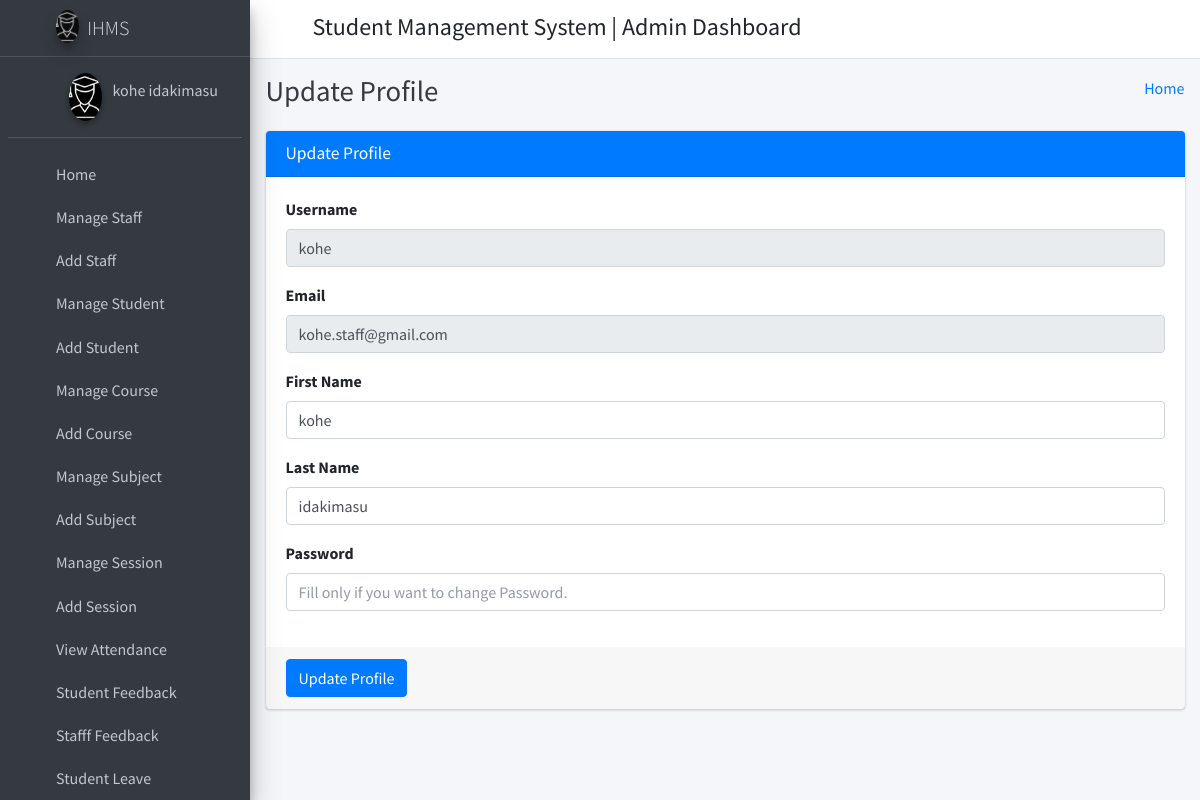
/admin_profile/ (signed in), run on the app's committed database.
### cms/models.py (models this page shows)
class CustomUser(AbstractUser):
    HOD = '1'
    STAFF = '2'
    STUDENT = '3'
    EMAIL_TO_USER_TYPE_MAP = {
        'hod': HOD,
        'staff': STAFF,
        'student': STUDENT
    }
    groups = models.ManyToManyField(
        Group,
        verbose_name='custom groups',
        blank=True,
        related_name='custom_users',
        related_query_name='custom_user'
    )
    user_permissions = models.ManyToManyField(
        Permission,
        verbose_name='custom user permissions',
        blank=True,
        related_name='custom_custom_users'
    )
    user_type_data = ((HOD, "HOD"), (STAFF, "Staff"), (STUDENT, "Student"))
    user_type = models.CharField(default=1, choices=user_type_data, max_length=10)

### cms/HodViews.py (the view)
# urls.py: path('admin_profile/', HodViews.admin_profile, name="admin_profile"),
def admin_profile(request):
    user = CustomUser.objects.get(id=request.user.id)
    context={
        "user": user
    }
    return render(request, 'cms/hod_template/admin_profile.html', context)

### cms/templates/cms/hod_template/admin_profile.html (shortened to what this page needs)
{% extends 'cms/hod_template/base_template.html' %}
{% block page_title %}
    Update Profile
{% endblock page_title %}
{% block main_content %}
{% load static %}
<section class="content">
        <div class="container-fluid">
            <div class="row">
                <div class="col-md-12">
                    <div class="card card-primary">
                    <div class="card-header">
                        <h3 class="card-title">Update Profile</h3>
                    </div>
                    <form role="form" method="POST" action="{% url 'admin_profile_update' %}">
                        <div class="card-body">
                            <div class="form-group">
                                <label>Username </label>
                                <input type="text" class="form-control" name="username" value="{{ user.username }}" disabled="disabled">
                            </div>
                            <div class="form-group">
                                <label>Email </label>
                                <input type="text" class="form-control" name="email" value="{{ user.email }}" disabled="disabled">
                            </div>
                            <div class="form-group">
                                <label>First Name </label>
                                <input type="text" class="form-control" name="first_name" value="{{ user.first_name }}">
                            </div>
                            <div class="form-group">
                                <label>Last Name </label>
                                <input type="text" class="form-control" name="last_name" value="{{ user.last_name }}">
                            </div>
                            <div class="form-group">
                                <label>Password </label>
                                <input type="text" class="form-control" name="password" placeholder="Fill only if you want to change Password.">
                            </div>
                        </div>
                        <div class="card-footer">
                        <button type="submit" class="btn btn-primary">Update Profile</button>
                        </div>
                    </form>
                    </div>
                </div>
            </div>
        </div>
      </section>
  {% endblock main_content %}

### cms/templates/cms/hod_template/sidebar_template.html (shortened to what this page needs)
{% load static %}
<aside class="main-sidebar sidebar-dark-primary elevation-4">
      <a href="{% url 'cms:student_home' %}" class="brand-link">
        <img src="{% static 'dist/img/logo.png' %}" alt="AdminLTE Logo" class="brand-image img-circle elevation-3 ml-5"
            style="opacity: .8">
        <span class="brand-text font-weight-light">IHMS</span>
      </a>
      <div class="sidebar">
        <div class="user-panel mt-3 pb-3 mb-3 d-flex">
          <div class="image">
            <img src="{% static 'dist/img/logo.png' %}" class="img-circle elevation-2 ml-5" alt="User Image" style="max-width:100%;">
          </div>
          <div class="info">
            <a href="{% url 'cms:student_profile' %}" class="d-block">{{ user.first_name }} {{ user.last_name }}</a>
          </div>
        </div>
        <nav class="mt-2">
          <ul class="nav nav-pills nav-sidebar flex-column" data-widget="treeview" role="menu" data-accordion="false">
            <li class="nav-item">
              {% url 'cms:admin_home' as admin_home %}
              <a href="{{ admin_home }}" class="nav-link {% if request.path == admin_home %} active {% endif %}">
                <i class="nav-icon fas fa-tachometer-alt"></i>
                <p>
                  Home
                </p>
              </a>
            </li>
            <li class="nav-item">
              {% url 'cms:manage_staff' as manage_staff %}
              {% url 'cms:edit_staff' staff_id=id as edit_staff %}
              <a href="{{ manage_staff }}" class="nav-link {% if request.path == manage_staff %} active {% endif %} {% if request.path == edit_staff %} active {% endif %}">
                <i class="nav-icon fas fa-chalkboard-teacher"></i>
                <p>
                  Manage Staff
                </p>
              </a>
            </li>
            <li class="nav-item">
              {% url 'cms:add_staff' as add_staff %}
              <a href="{{ add_staff }}" class="nav-link {% if request.path == add_staff %} active {% endif %}">
                <i class="nav-icon fas fa-th"></i>
                <p>
                  Add Staff
                </p>
              </a>
            </li>
            <li class="nav-item">
              {% url 'cms:manage_student' as manage_student %}
              {% url 'cms:edit_student' student_id=id as edit_student %}
              <a href="{{ manage_student }}" class="nav-link {% if request.path == manage_student %} active {% endif %} {% if request.path == edit_student %} active {% endif %}">
                <i class="nav-icon fas fa-user-graduate"></i>
                <p>
                  Manage Student
                </p>
              </a>
            </li>
            <li class="nav-item">
              {% url 'cms:add_student' as add_student %}
              <a href="{{ add_student }}" class="nav-link {% if request.path == add_student %} active {% endif %}">
                <i class="nav-icon fas fa-th"></i>
                <p>
                  Add Student
                </p>
              </a>
            </li>
            <li class="nav-item">
              {% url 'cms:manage_course' as manage_course %}
              {% url 'cms:edit_course' course_id=id as edit_course %}
              <a href="{{ manage_course }}" class="nav-link {% if request.path == manage_course %} active {% endif %} {% if request.path == edit_course %} active {% endif %}">
                <i class="nav-icon fas fa-chalkboard"></i>
                <p>
                  Manage Course
                </p>
              </a>
            </li>
            <li class="nav-item">
            {% url 'cms:add_course' as add_course %}
              <a href="{{ add_course }}" class="nav-link {% if request.path == add_course %} active {% endif %}">
                <i class="nav-icon fas fa-th"></i>
                <p>
                  Add Course
                </p>
              </a>
            </li>
            <li class="nav-item">
              {% url 'cms:manage_subject' as manage_subject %}
              {% url 'cms:edit_subject' subject_id=id as edit_subject %}
              <a href="{{ manage_subject }}" class="nav-link {% if request.path == manage_subject %} active {% endif %} {% if request.path == edit_subject %} active {% endif %}">
                <i class="nav-icon fas fa-book"></i>
                <p>
                  Manage Subject
                </p>
              </a>
            </li>
            <li class="nav-item">
              {% url 'cms:add_subject' as add_subject %}
              <a href="{{ add_subject }}" class="nav-link {% if request.path == add_subject %} active {% endif %}">
                <i class="nav-icon fas fa-th"></i>
                <p>
                  Add Subject
                </p>
              </a>
            </li>
            <li class="nav-item">
              {% url 'cms:manage_session' as manage_session %}
              {% url 'cms:edit_session' session_id=id as edit_session %}
              <a href="{{ manage_session }}" class="nav-link {% if request.path == manage_session %} active {% endif %} {% if request.path == edit_session %} active {% endif %}">
                <i class="nav-icon fas fa-graduation-cap"></i>
                <p>
                  Manage Session
                </p>
              </a>
            </li>
            <li class="nav-item">
              {% url 'cms:add_session' as add_session %}
              <a href="{{ add_session }}" class="nav-link {% if request.path == add_session %} active {% endif %}">
                <i class="nav-icon fas fa-th"></i>
                <p>
                  Add Session
                </p>
              </a>
            </li>
            <li class="nav-item">
              {% url 'cms:admin_view_attendance' as admin_view_attendance %}
              <a href="{{ admin_view_attendance }}" class="nav-link {% if request.path == admin_view_attendance %} active {% endif %}">
                <i class="nav-icon fas fa-calendar-alt"></i>
                <p>
                  View Attendance
                </p>
              </a>
            </li>
            <li class="nav-item">
              {% url 'cms:student_feedback_message' as student_feedback_message %}
              <a href="{{ student_feedback_message }}" class="nav-link {% if request.path == student_feedback_message %} active {% endif %}">
                <i class="nav-icon fas fa-th"></i>
                <p>
                  Student Feedback
                </p>
              </a>
            </li>
            <li class="nav-item">
              {% url 'cms:staff_feedback_message' as staff_feedback_message %}
              <a href="{{ staff_feedback_message }}" class="nav-link {% if request.path == staff_feedback_message %} active {% endif %}">
                <i class="nav-icon fas fa-th"></i>
                <p>
                  Stafff Feedback
                </p>
              </a>
            </li>
            <li class="nav-item">
              {% url 'cms:student_leave_view' as student_leave_view %}
              <a href="{{ student_leave_view }}" class="nav-link {% if request.path == student_leave_view %} active {% endif %}">
                <i class="nav-icon fas fa-th"></i>
                <p>
                  Student Leave
                </p>
              </a>
            </li>
          </ul>
        </nav>
      </div>
    </aside>

### data on the page
CustomUser: first_name "kohe", last_name "idakimasu", username "kohe", email "kohe.staff@gmail.com"
